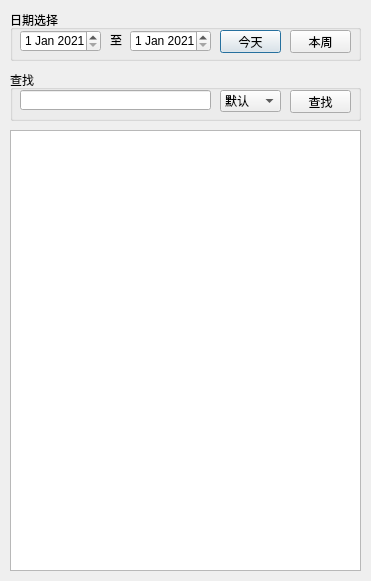
<?xml version="1.0" encoding="UTF-8"?>
<ui version="4.0">
 <class>Dialog</class>
 <widget class="QDialog" name="Dialog">
  <property name="geometry">
   <rect>
    <x>0</x>
    <y>0</y>
    <width>371</width>
    <height>581</height>
   </rect>
  </property>
  <property name="minimumSize">
   <size>
    <width>371</width>
    <height>581</height>
   </size>
  </property>
  <property name="maximumSize">
   <size>
    <width>371</width>
    <height>581</height>
   </size>
  </property>
  <property name="windowTitle">
   <string>数据管理</string>
  </property>
  <widget class="QTableWidget" name="tableWidget">
   <property name="geometry">
    <rect>
     <x>10</x>
     <y>130</y>
     <width>351</width>
     <height>441</height>
    </rect>
   </property>
  </widget>
  <widget class="QGroupBox" name="groupBox">
   <property name="geometry">
    <rect>
     <x>10</x>
     <y>10</y>
     <width>351</width>
     <height>51</height>
    </rect>
   </property>
   <property name="title">
    <string>日期选择</string>
   </property>
   <widget class="QDateEdit" name="dateEdit">
    <property name="geometry">
     <rect>
      <x>10</x>
      <y>20</y>
      <width>81</width>
      <height>22</height>
     </rect>
    </property>
    <property name="dateTime">
     <datetime>
      <hour>0</hour>
      <minute>0</minute>
      <second>0</second>
      <year>2021</year>
      <month>1</month>
      <day>1</day>
     </datetime>
    </property>
   </widget>
   <widget class="QLabel" name="label">
    <property name="geometry">
     <rect>
      <x>100</x>
      <y>20</y>
      <width>21</width>
      <height>20</height>
     </rect>
    </property>
    <property name="text">
     <string>至</string>
    </property>
   </widget>
   <widget class="QDateEdit" name="dateEdit_2">
    <property name="geometry">
     <rect>
      <x>120</x>
      <y>20</y>
      <width>81</width>
      <height>22</height>
     </rect>
    </property>
    <property name="dateTime">
     <datetime>
      <hour>0</hour>
      <minute>0</minute>
      <second>0</second>
      <year>2021</year>
      <month>1</month>
      <day>1</day>
     </datetime>
    </property>
    <property name="minimumDate">
     <date>
      <year>2021</year>
      <month>1</month>
      <day>1</day>
     </date>
    </property>
   </widget>
   <widget class="QPushButton" name="pushButton_9">
    <property name="geometry">
     <rect>
      <x>210</x>
      <y>20</y>
      <width>61</width>
      <height>23</height>
     </rect>
    </property>
    <property name="text">
     <string>今天</string>
    </property>
   </widget>
   <widget class="QPushButton" name="pushButton_10">
    <property name="geometry">
     <rect>
      <x>280</x>
      <y>20</y>
      <width>61</width>
      <height>23</height>
     </rect>
    </property>
    <property name="text">
     <string>本周</string>
    </property>
   </widget>
  </widget>
  <widget class="QGroupBox" name="groupBox_2">
   <property name="geometry">
    <rect>
     <x>10</x>
     <y>70</y>
     <width>351</width>
     <height>51</height>
    </rect>
   </property>
   <property name="title">
    <string>查找</string>
   </property>
   <widget class="QLineEdit" name="lineEdit">
    <property name="geometry">
     <rect>
      <x>10</x>
      <y>20</y>
      <width>191</width>
      <height>20</height>
     </rect>
    </property>
   </widget>
   <widget class="QComboBox" name="comboBox">
    <property name="geometry">
     <rect>
      <x>210</x>
      <y>20</y>
      <width>61</width>
      <height>22</height>
     </rect>
    </property>
    <item>
     <property name="text">
      <string>默认</string>
     </property>
    </item>
   </widget>
   <widget class="QPushButton" name="pushButton_8">
    <property name="geometry">
     <rect>
      <x>280</x>
      <y>20</y>
      <width>61</width>
      <height>23</height>
     </rect>
    </property>
    <property name="text">
     <string>查找</string>
    </property>
   </widget>
  </widget>
 </widget>
 <tabstops>
  <tabstop>dateEdit</tabstop>
  <tabstop>dateEdit_2</tabstop>
  <tabstop>pushButton_9</tabstop>
  <tabstop>pushButton_10</tabstop>
  <tabstop>lineEdit</tabstop>
  <tabstop>comboBox</tabstop>
  <tabstop>pushButton_8</tabstop>
  <tabstop>tableWidget</tabstop>
 </tabstops>
 <resources/>
 <connections/>
</ui>
